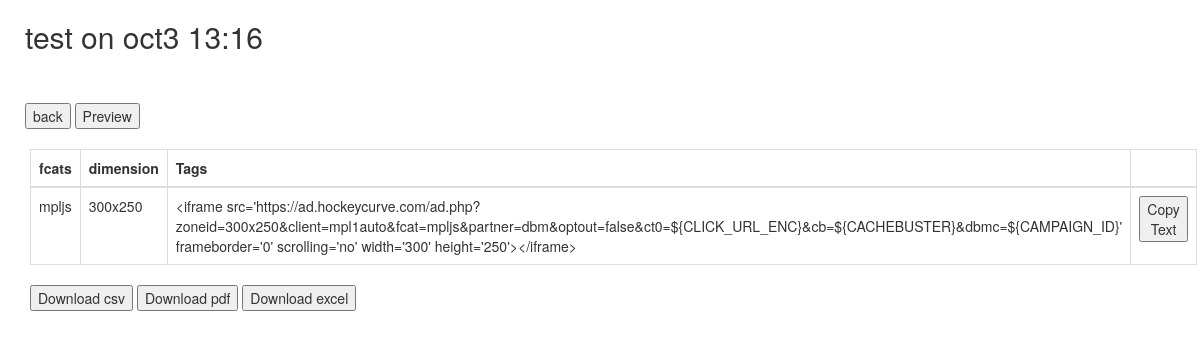
The app's page /adtag/adtags.php?id=129 with its own data.
### tables this page shows
CREATE TABLE `adtagdata` (
  `id` int(100) NOT NULL,
  `date` date NOT NULL DEFAULT current_timestamp(),
  `create_time` time NOT NULL DEFAULT current_timestamp(),
  `developer_name` varchar(200) NOT NULL,
  `update_time` datetime NOT NULL DEFAULT current_timestamp(),
  `update_developer_name` varchar(255) NOT NULL,
  `active_time` datetime NOT NULL,
  `analytic_name` varchar(100) NOT NULL,
  `adtag_type` varchar(100) NOT NULL,
  `geo` varchar(100) NOT NULL,
  `fcat_n` varchar(8) NOT NULL,
  `campaign_name` varchar(100) NOT NULL,
  `master_client` varchar(100) NOT NULL,
  `client` varchar(100) NOT NULL,
  `fcat` varchar(100) NOT NULL,
  `publisher` varchar(100) NOT NULL,
  `dims` varchar(200) NOT NULL,
  `status` varchar(12) NOT NULL,
  `approval` varchar(3) NOT NULL DEFAULT '0',
  `client_name` varchar(200) NOT NULL,
  `client_time` datetime NOT NULL,
  `remark` varchar(1000) NOT NULL,
  `status_v` varchar(20) NOT NULL DEFAULT 'staging',
  `veena_name` varchar(100) NOT NULL,
  `veena_time` datetime NOT NULL
);

### adtag/adtags.php (the view, shortened to what this page needs)
<?php
include "includes/connection.php";
$id=$_GET['id'];
?>
<!DOCTYPE html>
<html lang="en">
<head>
    <link rel="stylesheet" href="https://maxcdn.bootstrapcdn.com/bootstrap/3.4.1/css/bootstrap.min.css">
</head>
<body>
    <div>
    <?php
$sql="SELECT * FROM `adtagdata` WHERE id=$id LIMIT 1";
$result=mysqli_query($connectDB,$sql);
$row=mysqli_fetch_assoc($result);
?>
        <h2 style="margin-left: 25px;"><?php echo $row['campaign_name']?></h2>
        <br><br>
        <button id="btn" onclick="history.back()">back</button>
        <button onclick="location.href = 'previews.php?id=<?php echo $row['id']?>';">
        Preview</button>
    </div>
    <br>
    <div id="adtags_table" class="container">
        <table id="tabledata" class="table table-bordered">
            <thead>
                <tr>
                    <th style="width:100px">fcats</th>
                    <th style="width:100px">dimension</th>
                    <th style="width:550px">Tags</th>
                    <th style="width:30px"></th>
                </tr>
            </thead>
            <tbody>
            <?php
                    $dims=$row['dims'];
                    $str_arr = explode (",", $dims);
                    $i = 0;
                    while($i < count($str_arr))
                {$wh_dim=explode("x",$str_arr[$i])?>
                    <tr>
                    <td><?php echo $row['fcat']?></td>
                    <td><?php echo $str_arr[$i]?></td>
                    <td><div id="sample<?php echo $i ?>"><?php
                    if ($row["fcat_n"]==""){
                        if ($row["geo"]==""){
                            if($row["adtag_type"]=="DCM"){
                           ?>&lt;div class='hockeycurve-v1'><br>
                           &lt;iframe id='main-ad-tag' frameborder='0' scrolling='no' width='<?php echo $wh_dim[0] ?>' height='<?php echo $wh_dim[1] ?>'>&lt;/iframe><br>
                           &lt;script type='text/javascript'><br>
                           var params = {'client':'<?php echo $row['client']?>','fcat':'<?php echo $row['fcat']?>','ct0':'%c_esc', 'lp0':'%u','cb':'%n','dbmc':'<?php echo $row['fcat']?>'}<br>
                           var cs = '';<br>
                           for (var p in params) {<br>
                           cs += '&' + encodeURIComponent(p) + '=' + encodeURIComponent(params[p<br>
                           ]);<br>
                           }<br>
                           var final_src = 'https://ad.hockeycurve.com/ad.php?zoneid=<?php echo $str_arr[$i] ?>&partner=dcm&optout=false' + cs<br>
                           document.getElementById('main-ad-tag').src = final_src<br>
                           &lt;/script><br>
                           &lt;/div>
                             <?php }
                             else if($row["adtag_type"]=="Dv360"){?>
     &lt;iframe src='https://ad.hockeycurve.com/ad.php?zoneid=<?php echo $str_arr[$i] ?>&client=<?php echo $row['client']?>&fcat=<?php echo $row['fcat']?>&partner=dbm&optout=false&ct0=${CLICK_URL_ENC}&cb=${CACHEBUSTER}&dbmc=${CAMPAIGN_ID}' frameborder='0' scrolling='no' width='<?php echo $wh_dim[0] ?>' height='<?php echo $wh_dim[1] ?>'>&lt;/iframe>
                             <?php }
                           }
                           else if ($row["geo"]=="true"){
                             if($row["adtag_type"]=="DCM"){ ?>
                               &lt;div class='hockeycurve-v1'><br>
                               &lt;iframe id='main-ad-tag' frameborder='0' scrolling='no' width='<?php echo $wh_dim[0] ?>' height='<?php echo $wh_dim[1] ?>'>&lt;/iframe><br>
                               &lt;script type='text/javascript'><br>
                               var params = {'client':'<?php echo $row['client']?>','fcat':'<?php echo $row['fcat']?>','geo':'true','ct0':'%c_esc', 'lp0':'%u','cb':'%n','dbmc':'<?php echo $row['fcat']?>'}<br>
                               var cs = '';<br>
                               for (var p in params) {<br>
                               cs += '&' + encodeURIComponent(p) + '=' + encodeURIComponent(params[p<br>
                               ]);<br>
                               }<br>
                               var final_src = 'https://ad.hockeycurve.com/ad.php?zoneid=<?php echo $str_arr[$i] ?>&partner=dcm&optout=false' + cs<br>
                               document.getElementById('main-ad-tag').src = final_src<br>
                               &lt;/script><br>
                               &lt;/div>
                               <?php }
                               else if($row["adtag_type"]=="Dv360"){ ?>
     &lt;iframe src='https://ad.hockeycurve.com/ad.php?zoneid=<?php echo $str_arr[$i] ?>&client=<?php echo $row['client']?>&fcat=<?php echo $row['fcat']?>&geo=true&partner=dbm&optout=false&ct0=${CLICK_URL_ENC}&cb=${CACHEBUSTER}&dbmc=${CAMPAIGN_ID}' frameborder='0' scrolling='no' width='<?php echo $wh_dim[0] ?>' height='<?php echo $wh_dim[1] ?>'>&lt;/iframe>
                               <?php }
                               else if($row["adtag_type"]=="Dv360Dbmc"){ ?>
     &lt;iframe src='https://ad.hockeycurve.com/ad.php?zoneid=<?php echo $str_arr[$i] ?>&client=<?php echo $row['client']?>&fcat=<?php echo $row['fcat']?>&geo=true&partner=dbm&optout=false&ct0=${CLICK_URL_ENC}&cb=${CACHEBUSTER}&dbmc=<?php echo $row['fcat']?> frameborder='0' scrolling='no' width='<?php echo $wh_dim[0] ?>' height='<?php echo $wh_dim[1] ?>'>&lt;/iframe>
                               <?php }
                               else if($row["adtag_type"]=="DFP"){?>
     &lt;iframe src='https://ad.hockeycurve.com/ad.php?zoneid=<?php echo $str_arr[$i] ?>&client=<?php echo $row['client']?>&fcat=<?php echo $row['fcat']?>&geo=true&partner=dbm&optout=false&ct0=%%CLICK_URL_ESC%%&cb=%%CACHEBUSTER%%&dbmc='${CAMPAIGN_ID}' frameborder='0' scrolling='no' width='<?php echo $wh_dim[0] ?>' height='<?php echo $wh_dim[1] ?>'>&lt;/iframe>
                               <?php }
                               else if($row["adtag_type"]=="CRITEO"){?>
     &lt;iframe src='https://ad.hockeycurve.com/ad.php?zoneid=Jpeg&client=<?php echo $row['client']?>&fcat=<?php echo $row['fcat']?>&geo=true&partner=dbm&optout=false&ct0=${{clickurl}}&cb=${{random}}%%CACHEBUSTER%%&dbmc='${CAMPAIGN_ID}' frameborder='0' scrolling='no' width='Jpeg' height=''>&lt;/iframe>
                               <?php }
                               else if($row["adtag_type"]=="Sports"){?>
     &lt;iframe src='https://ad.hockeycurve.com/ad.php?zoneid=<?php echo $str_arr[$i] ?>&client=<?php echo $row['client']?>&fcat=<?php echo $row['fcat']?>&geo=true&partner=dbm&optout=false&ct0=${CLICK_URL_ENC}&cb=${CACHEBUSTER} frameborder='0' scrolling='no' width='<?php echo $wh_dim[0] ?>' height='<?php echo $wh_dim[1] ?>'>&lt;/iframe>
                             <?php }}
                             else if ($row["geo"]=="bcamp")
                             {
                                 if($row["adtag_type"]=="DCM"){
                                   ?>&lt;div class='hockeycurve-v1'><br>
                                     &lt;iframe id='main-ad-tag' frameborder='0' scrolling='no' width='<?php echo $wh_dim[0] ?>' height='<?php echo $wh_dim[1] ?>'>&lt;/iframe><br>
                                     &lt;script type='text/javascript'><br>
                                     var params = {'client':'<?php echo $row['client']?>','fcat':'<?php echo $row['fcat']?>','geo':'bcamp','ct0':'%c_esc', 'lp0':'%u','cb':'%n','dbmc':'<?php echo $row['fcat']?>'}<br>
                                     var cs = '';<br>
                                     for (var p in params) {<br>
                                     cs += '&' + encodeURIComponent(p) + '=' + encodeURIComponent(params[p<br>
                                     ]);<br>
                                     }<br>
                                     var final_src = 'https://ad.hockeycurve.com/ad.php?zoneid=<?php echo $str_arr[$i] ?>&partner=dcm&optout=false' + cs<br>
                                     document.getElementById('main-ad-tag').src = final_src<br>
                                     &lt;/script><br>
                                     &lt;/div>
                                 <?php }
                                 else if($row["adtag_type"]=="Dv360"){?>
     &lt;iframe src='https://ad.hockeycurve.com/ad.php?zoneid=<?php echo $str_arr[$i] ?>&client=<?php echo $row['client']?>&fcat=<?php echo $row['fcat']?>&geo=bcamp&partner=dbm&optout=false&ct0=${CLICK_URL_ENC}&cb=${CACHEBUSTER}&dbmc=${CAMPAIGN_ID}' frameborder='0' scrolling='no' width='<?php echo $wh_dim[0] ?>' height='<?php echo $wh_dim[1] ?>'>&lt;/iframe>
                                 <?php }
                                 else if($row["adtag_type"]=="Dv360Dbmc"){?>
     &lt;iframe src='https://ad.hockeycurve.com/ad.php?zoneid=<?php echo $str_arr[$i] ?>&client=<?php echo $row['client']?>&fcat=<?php echo $row['fcat']?>&geo=bcamp&partner=dbm&optout=false&ct0=${CLICK_URL_ENC}&cb=${CACHEBUSTER}&dbmc=<?php echo $row['fcat']?> frameborder='0' scrolling='no' width='<?php echo $wh_dim[0] ?>' height='<?php echo $wh_dim[1] ?>'>&lt;/iframe>
                                 <?php }
                                 else if($row["adtag_type"]=="DFP"){?>
     &lt;iframe src='https://ad.hockeycurve.com/ad.php?zoneid=<?php echo $str_arr[$i] ?>&client=<?php echo $row['client']?>&fcat=<?php echo $row['fcat']?>&geo=bcamp&partner=dbm&optout=false&ct0=%%CLICK_URL_ESC%%&cb=%%CACHEBUSTER%%&dbmc='${CAMPAIGN_ID}' frameborder='0' scrolling='no' width='<?php echo $wh_dim[0] ?>' height='<?php echo $wh_dim[1] ?>'>&lt;/iframe>
                                 <?php }
                                 else if($row["adtag_type"]=="CRITEO"){?>
     &lt;iframe src='https://ad.hockeycurve.com/ad.php?zoneid=Jpeg&client=<?php echo $row['client']?>&fcat=<?php echo $row['fcat']?>&geo=bcamp&partner=dbm&optout=false&ct0=${{clickurl}}&cb=${{random}}%%CACHEBUSTER%%&dbmc='${CAMPAIGN_ID}' frameborder='0' scrolling='no' width='Jpeg' height=''>&lt;/iframe>
                                 <?php }
                                 else if($row["adtag_type"]=="Sports"){?>
     &lt;iframe src='https://ad.hockeycurve.com/ad.php?zoneid=<?php echo $str_arr[$i] ?>&client=<?php echo $row['client']?>&fcat=<?php echo $row['fcat']?>&geo=bcamp&partner=dbm&optout=false&ct0=${CLICK_URL_ENC}&cb=${CACHEBUSTER} frameborder='0' scrolling='no' width='<?php echo $wh_dim[0] ?>' height='<?php echo $wh_dim[1] ?>'>&lt;/iframe>
                                 <?php }
                                 }}
                      ?></td>
                      <td><button onclick="CopyToClipboard('sample<?php echo $i ?>')";>Copy Text</button></td>
                </tr>
                <?php
	                $i++;
                }
                ?>
            </tbody>
        </table>
        <button id="tabledownload">Download csv</button>
        <button onclick="demoFromHTML()">Download pdf</button>
        <button onclick="ExportToExcel('xlsx')">Download excel</button>
        </div>
</body>
</html>

### adtag/adtags.php (style rules this page uses)
#btn { margin-left: 25px; }

### records on screen
adtagdata: campaign_name "test on oct3 13:16", fcat "mpljs", dims "300x250", client "mpl1auto", dims "300", dims "250"
